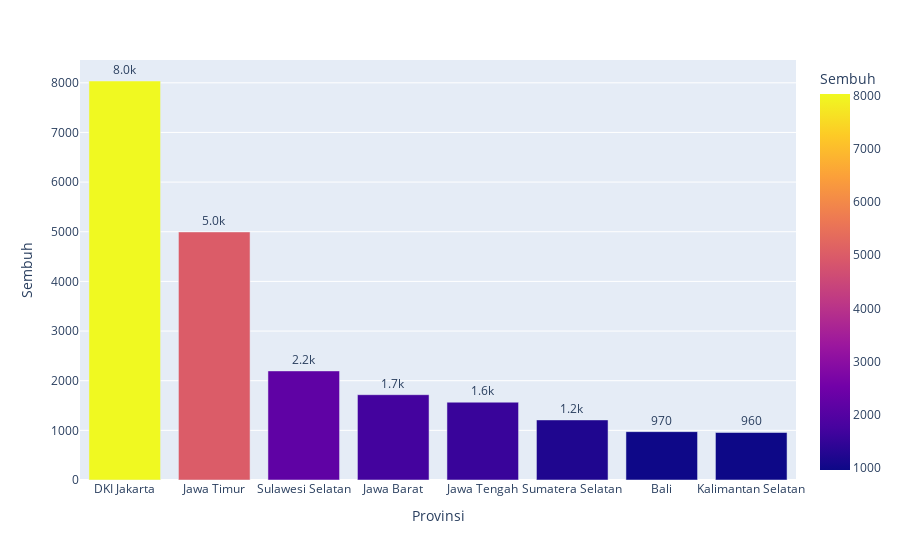

Here is the notebook cell this chart was saved with:
### Code cell
df_sort_5_1 = df_sort.nlargest(8, "Sembuh")
df_sort_5_1.sort_values(by = "Sembuh", ascending = False, inplace = True)
fig = px.bar(df_sort_5_1, x='Provinsi', y='Sembuh',
             color='Sembuh', text = 'Sembuh')
fig.update_traces(texttemplate='%{text:.2s}', textposition='outside')
fig.update_layout(uniformtext_minsize=8, uniformtext_mode='hide')

### Figure 1 — Plotly figure (JSON) as saved in the notebook; plotly's stock layout.template omitted (floating-point values rounded to 4 significant figures)
{"data": [{"alignmentgroup": "True", "hovertemplate": "Provinsi=%{x}<br>Sembuh=%{marker.color}<extra></extra>", "legendgroup": "", "marker": {"color": [8036, 4996, 2197, 1718, 1567, 1210, 974, 957], "coloraxis": "coloraxis"}, "name": "", "offsetgroup": "", "orientation": "v", "showlegend": false, "text": [8036, 4996, 2197, 1718, 1567, 1210, 974, 957], "textposition": "outside", "texttemplate": "%{text:.2s}", "type": "bar", "x": ["DKI Jakarta", "Jawa Timur", "Sulawesi Selatan", "Jawa Barat", "Jawa Tengah", "Sumatera Selatan", "Bali", "Kalimantan Selatan"], "xaxis": "x", "y": [8036, 4996, 2197, 1718, 1567, 1210, 974, 957], "yaxis": "y"}], "layout": {"barmode": "relative", "coloraxis": {"colorbar": {"title": {"text": "Sembuh"}}, "colorscale": [[0, "#0d0887"], [0.1111, "#46039f"], [0.2222, "#7201a8"], [0.3333, "#9c179e"], [0.4444, "#bd3786"], [0.5556, "#d8576b"], [0.6667, "#ed7953"], [0.7778, "#fb9f3a"], [0.8889, "#fdca26"], [1, "#f0f921"]]}, "legend": {"tracegroupgap": 0}, "margin": {"t": 60}, "uniformtext": {"minsize": 8, "mode": "hide"}, "xaxis": {"anchor": "y", "domain": [0, 1], "title": {"text": "Provinsi"}}, "yaxis": {"anchor": "x", "domain": [0, 1], "title": {"text": "Sembuh"}}}}
